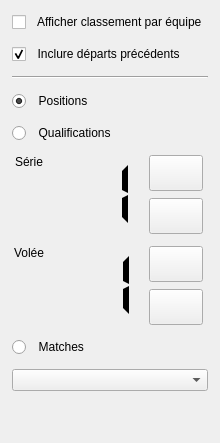
       <widget class="QWidget" name="displayPage">
        <attribute name="title">
         <string>  Affichage  </string>
        </attribute>
        <layout class="QVBoxLayout" name="verticalLayout_9">
         <property name="spacing">
          <number>12</number>
         </property>
         <property name="leftMargin">
          <number>12</number>
         </property>
         <property name="topMargin">
          <number>12</number>
         </property>
         <property name="rightMargin">
          <number>12</number>
         </property>
         <property name="bottomMargin">
          <number>12</number>
         </property>
         <item>
          <widget class="QCheckBox" name="teamRankingCheckbox">
           <property name="sizePolicy">
            <sizepolicy hsizetype="Minimum" vsizetype="Fixed">
             <horstretch>0</horstretch>
             <verstretch>0</verstretch>
            </sizepolicy>
           </property>
           <property name="text">
            <string>  Afficher classement par équipe</string>
           </property>
          </widget>
         </item>
         <item>
          <widget class="QCheckBox" name="ignorePreviousStart">
           <property name="text">
            <string>  Inclure départs précédents</string>
           </property>
           <property name="checked">
            <bool>true</bool>
           </property>
          </widget>
         </item>
         <item>
          <widget class="Line" name="line_2">
           <property name="orientation">
            <enum>Qt::Orientation::Horizontal</enum>
           </property>
          </widget>
         </item>
         <item>
          <widget class="QRadioButton" name="positionRadioButton">
           <property name="toolTip">
            <string>Affiche la position des archers sur leur cible pour le départ sélectionné</string>
           </property>
           <property name="text">
            <string>  Positions</string>
           </property>
           <property name="checked">
            <bool>true</bool>
           </property>
          </widget>
         </item>
         <item>
          <widget class="QRadioButton" name="serie1Display">
           <property name="toolTip">
            <string>Affiche les résultats de la série 1 du départ sélectionné</string>
           </property>
           <property name="text">
            <string>  Qualifications</string>
           </property>
           <property name="checkable">
            <bool>true</bool>
           </property>
           <property name="checked">
            <bool>false</bool>
           </property>
          </widget>
         </item>
         <item>
          <widget class="QWidget" name="roundWidget" native="true">
           <property name="sizePolicy">
            <sizepolicy hsizetype="Minimum" vsizetype="Maximum">
             <horstretch>0</horstretch>
             <verstretch>0</verstretch>
            </sizepolicy>
           </property>
           <layout class="QHBoxLayout" name="horizontalLayout_7">
            <property name="spacing">
             <number>10</number>
            </property>
            <property name="leftMargin">
             <number>0</number>
            </property>
            <property name="topMargin">
             <number>0</number>
            </property>
            <property name="rightMargin">
             <number>0</number>
            </property>
            <property name="bottomMargin">
             <number>0</number>
            </property>
            <item>
             <widget class="QLabel" name="label_9">
              <property name="sizePolicy">
               <sizepolicy hsizetype="Maximum" vsizetype="Preferred">
                <horstretch>0</horstretch>
                <verstretch>0</verstretch>
               </sizepolicy>
              </property>
              <property name="text">
               <string>Série</string>
              </property>
              <property name="alignment">
               <set>Qt::AlignmentFlag::AlignLeading|Qt::AlignmentFlag::AlignLeft|Qt::AlignmentFlag::AlignTop</set>
              </property>
             </widget>
            </item>
            <item>
             <widget class="QLCDNumber" name="lcdRound">
              <property name="sizePolicy">
               <sizepolicy hsizetype="Preferred" vsizetype="Minimum">
                <horstretch>0</horstretch>
                <verstretch>0</verstretch>
               </sizepolicy>
              </property>
              <property name="minimumSize">
               <size>
                <width>80</width>
                <height>0</height>
               </size>
              </property>
              <property name="maximumSize">
               <size>
                <width>80</width>
                <height>16777215</height>
               </size>
              </property>
              <property name="frameShape">
               <enum>QFrame::Shape::NoFrame</enum>
              </property>
              <property name="digitCount">
               <number>2</number>
              </property>
              <property name="segmentStyle">
               <enum>QLCDNumber::SegmentStyle::Flat</enum>
              </property>
              <property name="value" stdset="0">
               <double>1.000000000000000</double>
              </property>
             </widget>
            </item>
            <item>
             <widget class="QWidget" name="widget_2" native="true">
              <property name="sizePolicy">
               <sizepolicy hsizetype="Maximum" vsizetype="Preferred">
                <horstretch>0</horstretch>
                <verstretch>0</verstretch>
               </sizepolicy>
              </property>
              <layout class="QVBoxLayout" name="verticalLayout_4">
               <property name="spacing">
                <number>7</number>
               </property>
               <property name="leftMargin">
                <number>0</number>
               </property>
               <property name="topMargin">
                <number>0</number>
               </property>
               <property name="rightMargin">
                <number>0</number>
               </property>
               <property name="bottomMargin">
                <number>0</number>
               </property>
               <item>
                <widget class="QPushButton" name="nextRoundButton">
                 <property name="sizePolicy">
                  <sizepolicy hsizetype="Maximum" vsizetype="Fixed">
                   <horstretch>0</horstretch>
                   <verstretch>0</verstretch>
                  </sizepolicy>
                 </property>
                 <property name="styleSheet">
                  <string notr="true">padding: 10px</string>
                 </property>
                 <property name="text">
                  <string/>
                 </property>
                 <property name="icon">
                  <iconset>
                   <normaloff>:/triangle-up.png</normaloff>:/triangle-up.png</iconset>
                 </property>
                </widget>
               </item>
               <item>
                <widget class="QPushButton" name="previousRoundButton">
                 <property name="sizePolicy">
                  <sizepolicy hsizetype="Maximum" vsizetype="Fixed">
                   <horstretch>0</horstretch>
                   <verstretch>0</verstretch>
                  </sizepolicy>
                 </property>
                 <property name="styleSheet">
                  <string notr="true">padding: 10px</string>
                 </property>
                 <property name="text">
                  <string/>
                 </property>
                 <property name="icon">
                  <iconset>
                   <normaloff>:/triangle-down.png</normaloff>:/triangle-down.png</iconset>
                 </property>
                </widget>
               </item>
              </layout>
             </widget>
            </item>
           </layout>
          </widget>
         </item>
         <item>
          <widget class="QWidget" name="volleyWidget" native="true">
           <property name="sizePolicy">
            <sizepolicy hsizetype="Minimum" vsizetype="Maximum">
             <horstretch>0</horstretch>
             <verstretch>0</verstretch>
            </sizepolicy>
           </property>
           <layout class="QHBoxLayout" name="horizontalLayout_2">
            <property name="spacing">
             <number>10</number>
            </property>
            <property name="leftMargin">
             <number>0</number>
            </property>
            <property name="topMargin">
             <number>0</number>
            </property>
            <property name="rightMargin">
             <number>0</number>
            </property>
            <property name="bottomMargin">
             <number>0</number>
            </property>
            <item>
             <widget class="QLabel" name="label_10">
              <property name="sizePolicy">
               <sizepolicy hsizetype="Maximum" vsizetype="Preferred">
                <horstretch>0</horstretch>
                <verstretch>0</verstretch>
               </sizepolicy>
              </property>
              <property name="text">
               <string>Volée</string>
              </property>
              <property name="alignment">
               <set>Qt::AlignmentFlag::AlignLeading|Qt::AlignmentFlag::AlignLeft|Qt::AlignmentFlag::AlignTop</set>
              </property>
             </widget>
            </item>
            <item>
             <widget class="QLCDNumber" name="lcdVolley">
              <property name="sizePolicy">
               <sizepolicy hsizetype="Preferred" vsizetype="Minimum">
                <horstretch>0</horstretch>
                <verstretch>0</verstretch>
               </sizepolicy>
              </property>
              <property name="minimumSize">
               <size>
                <width>80</width>
                <height>0</height>
               </size>
              </property>
              <property name="maximumSize">
               <size>
                <width>80</width>
                <height>16777215</height>
               </size>
              </property>
              <property name="toolTip">
               <string>Numéro de volée affichée</string>
              </property>
              <property name="frameShape">
               <enum>QFrame::Shape::NoFrame</enum>
              </property>
              <property name="digitCount">
               <number>2</number>
              </property>
              <property name="segmentStyle">
               <enum>QLCDNumber::SegmentStyle::Flat</enum>
              </property>
              <property name="value" stdset="0">
               <double>1.000000000000000</double>
              </property>
              <property name="intValue" stdset="0">
               <number>1</number>
              </property>
             </widget>
            </item>
            <item>
             <widget class="QWidget" name="widget_6" native="true">
              <property name="sizePolicy">
               <sizepolicy hsizetype="Maximum" vsizetype="Maximum">
                <horstretch>0</horstretch>
                <verstretch>0</verstretch>
               </sizepolicy>
              </property>
              <layout class="QVBoxLayout" name="verticalLayout_5">
               <property name="spacing">
                <number>7</number>
               </property>
               <property name="leftMargin">
                <number>0</number>
               </property>
               <property name="topMargin">
                <number>0</number>
               </property>
               <property name="rightMargin">
                <number>0</number>
               </property>
               <property name="bottomMargin">
                <number>0</number>
               </property>
               <item>
                <widget class="QPushButton" name="nextVolleyButton">
                 <property name="sizePolicy">
                  <sizepolicy hsizetype="Maximum" vsizetype="Fixed">
                   <horstretch>0</horstretch>
                   <verstretch>0</verstretch>
                  </sizepolicy>
                 </property>
                 <property name="toolTip">
                  <string>Affiche la volée suivante (PAGE UP)</string>
                 </property>
                 <property name="styleSheet">
                  <string notr="true">padding: 10px</string>
                 </property>
                 <property name="text">
                  <string/>
                 </property>
                 <property name="icon">
                  <iconset>
                   <normaloff>:/triangle-up.png</normaloff>
                   <disabledoff>:/triangle-up-dis.png</disabledoff>:/triangle-up.png</iconset>
                 </property>
                </widget>
               </item>
               <item>
                <widget class="QPushButton" name="prevVolleyButton">
                 <property name="sizePolicy">
                  <sizepolicy hsizetype="Maximum" vsizetype="Fixed">
                   <horstretch>0</horstretch>
                   <verstretch>0</verstretch>
                  </sizepolicy>
                 </property>
                 <property name="toolTip">
                  <string>Affiche la volée précédente (PAGE DOWN)</string>
                 </property>
                 <property name="styleSheet">
                  <string notr="true">padding: 10px</string>
                 </property>
                 <property name="text">
                  <string/>
                 </property>
                 <property name="icon">
                  <iconset>
                   <normaloff>:/triangle-down.png</normaloff>
                   <disabledoff>:/triangle-down-dis.png</disabledoff>:/triangle-down.png</iconset>
                 </property>
                </widget>
               </item>
              </layout>
             </widget>
            </item>
           </layout>
          </widget>
         </item>
         <item>
          <widget class="QRadioButton" name="matchDisplayButton">
           <property name="toolTip">
            <string>Affiche les résultats des matches pour le tour sélectionné</string>
           </property>
           <property name="text">
            <string>  Matches</string>
           </property>
          </widget>
         </item>
         <item>
          <widget class="QComboBox" name="displayRoundBox"/>
         </item>
         <item>
          <spacer name="verticalSpacer">
           <property name="orientation">
            <enum>Qt::Orientation::Vertical</enum>
           </property>
           <property name="sizeHint" stdset="0">
            <size>
             <width>20</width>
             <height>40</height>
            </size>
           </property>
          </spacer>
         </item>
        </layout>
       </widget>
